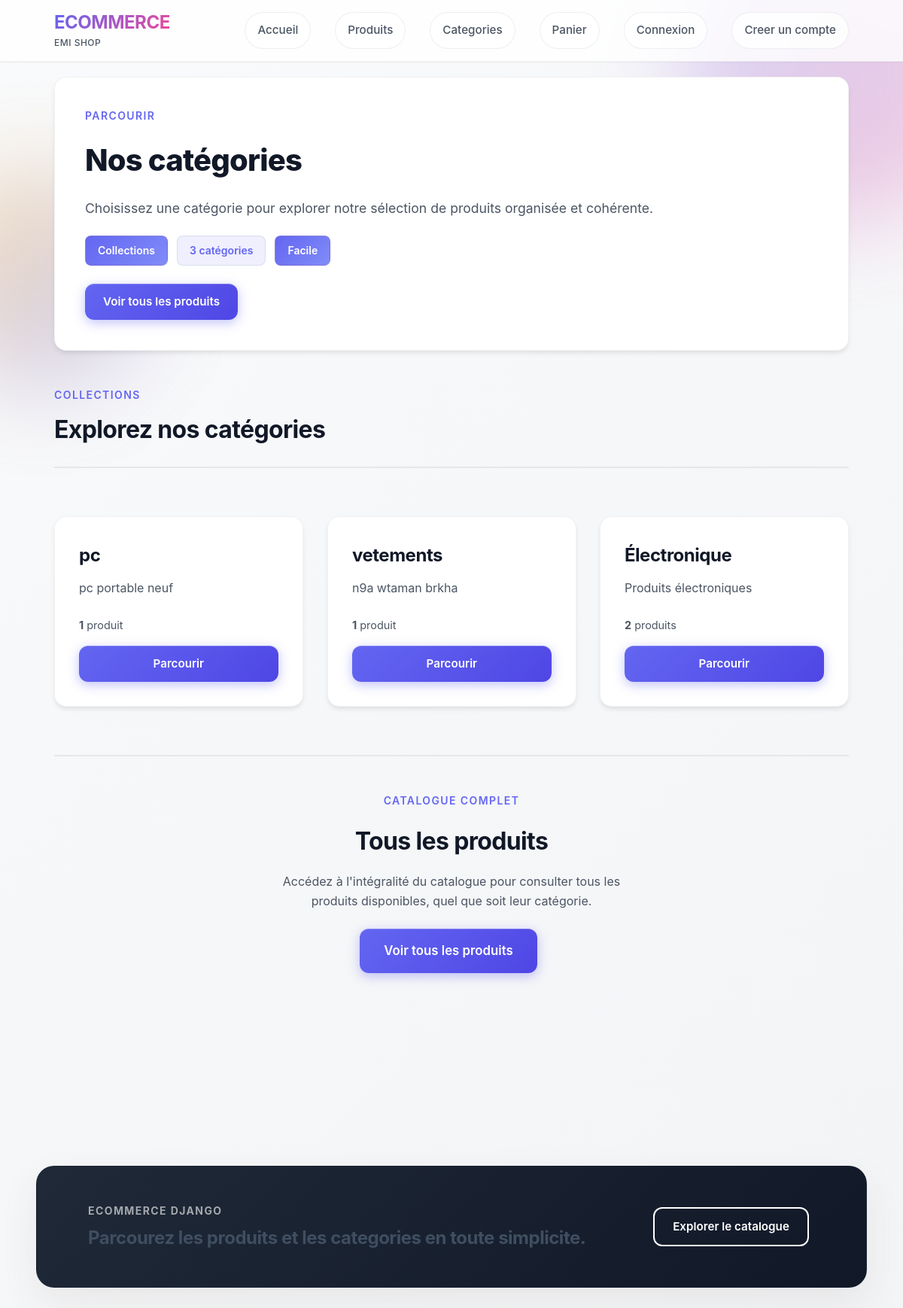
Page /products/categories/ on the committed database.
### products/models.py (models this page shows, shortened)
class Category(models.Model):
    name = models.CharField(max_length=100, unique=True)
    description = models.TextField(blank=True)
    created_at = models.DateTimeField(auto_now_add=True)
    class Meta:
        verbose_name_plural = "Categories"

### products/views.py (the view)
# urls.py: path("categories/", views.category_list, name="category_list"),
def category_list(request):
    categories = Category.objects.order_by("name")
    return render(request, "category_list.html", {"categories": categories})

### products/context_processors.py (called while the page is built)
def cart_summary(request):
    cart = Cart(request)
    return {
        "cart_items_count": cart.total_quantity,
    }

### products/services.py (called while the page is built)
    def __len__(self):
        return sum(int(quantity) for quantity in self.cart.values())

    @property
    def total_quantity(self):
        return len(self)

### products/templates/category_list.html (shortened to what this page needs)
{% extends 'base.html' %}
{% block content %}
<div class="container mt-4">
    <div class="hero-card mb-4">
        <p class="eyebrow">Parcourir</p>
        <h1>Nos catégories</h1>
        <p class="lead">Choisissez une catégorie pour explorer notre sélection de produits organisée et cohérente.</p>
        <div class="hero-pills">
            <span class="pill">Collections</span>
            <span class="pill pill-soft">{{ categories|length }} catégorie{{ categories|length|pluralize }}</span>
            <span class="pill">Facile</span>
        </div>
        <p style="margin-top: 1.5rem;">
            <a class="btn btn-primary" href="{% url 'product_list' %}">Voir tous les produits</a>
        </p>
    </div>
    {% if categories %}
        <section style="margin: 3rem 0;">
            <div class="section-heading">
                <div>
                    <p class="eyebrow">Collections</p>
                    <h2>Explorez nos catégories</h2>
                </div>
            </div>
            <div class="feature-strip">
                {% for category in categories %}
                    <article class="feature-card">
                        <h2>{{ category.name }}</h2>
                        <p>{{ category.description|default:"Découvrez notre sélection de produits pour cette catégorie." }}</p>
                        <p style="margin-top: 1.5rem; font-size: 0.9rem; color: var(--text-secondary);">
                            <strong>{{ category.products.count }}</strong> produit{{ category.products.count|pluralize }}
                        </p>
                        <p style="margin-top: 1rem;">
                            <a class="btn btn-primary" style="width: 100%; text-align: center;" href="{% url 'category_detail' category.id %}">Parcourir</a>
                        </p>
                    </article>
                {% endfor %}
            </div>
        </section>
        <section style="text-align: center; margin: 4rem 0; padding: 3rem; border-top: 2px solid var(--neutral-200);">
            <p class="eyebrow">Catalogue complet</p>
            <h2 style="font-size: 2rem; margin: 1rem 0;">Tous les produits</h2>
            <p style="color: var(--text-secondary); margin-bottom: 1.5rem; max-width: 500px; margin-left: auto; margin-right: auto;">Accédez à l'intégralité du catalogue pour consulter tous les produits disponibles, quel que soit leur catégorie.</p>
            <a class="btn btn-primary btn-lg" href="{% url 'product_list' %}">Voir tous les produits</a>
        </section>
    {% else %}
        <div class="empty-state">
            <h3 style="color: var(--primary-color); margin-bottom: 1rem;">📂 Aucune catégorie</h3>
            <p>Les catégories seront bientôt disponibles.</p>
            <a class="btn btn-primary" href="{% url 'product_list' %}">Voir les produits</a>
        </div>
    {% endif %}
</div>
{% endblock %}

### static/css/styles.css (style rules this page uses)
:root { --primary-color: #6366f1; --primary-light: #818cf8; --primary-dark: #4f46e5; --secondary-color: #ec4899; --accent-color: #f59e0b; --success-color: #10b981; --warning-color: #f97316; --danger-color: #ef4444; --neutral-50: #f9fafb; --neutral-100: #f3f4f6; --neutral-200: #e5e7eb; --neutral-300: #d1d5db; --neutral-400: #9ca3af; --neutral-500: #6b7280; --neutral-600: #4b5563; --neutral-700: #374151; --neutral-800: #1f2937; --neutral-900: #111827; --text-primary: var(--neutral-900); --text-secondary: var(--neutral-600); --text-light: var(--neutral-500); --border-radius-sm: 8px; --border-radius-md: 12px; --border-radius-lg: 16px; --border-radius-xl: 20px; --shadow-sm: 0 1px 2px 0 rgba(0, 0, 0, 0.05); --shadow-md: 0 4px 6px -1px rgba(0, 0, 0, 0.1); --shadow-lg: 0 10px 15px -3px rgba(0, 0, 0, 0.1); --shadow-xl: 0 20px 25px -5px rgba(0, 0, 0, 0.1); --shadow-2xl: 0 25px 50px -12px rgba(0, 0, 0, 0.15); --transition-fast: 150ms ease-in-out; --transition-base: 200ms ease-in-out; --transition-slow: 300ms ease-in-out; }
* { margin: 0; padding: 0; box-sizing: border-box; }
html { scroll-behavior: smooth; }
body { font-family: -apple-system, BlinkMacSystemFont, 'Segoe UI', 'Roboto', 'Helvetica Neue', Arial, sans-serif; background-color: var(--neutral-50); color: var(--text-primary); line-height: 1.6; font-size: 16px; }
.container { max-width: 1200px; margin: 0 auto; padding: 0 1.5rem; }
.eyebrow { font-size: 0.875rem; font-weight: 600; text-transform: uppercase; letter-spacing: 0.1em; color: var(--primary-color); }
.hero-pills { display: flex; gap: 0.75rem; flex-wrap: wrap; align-items: center; }
.pill { display: inline-flex; align-items: center; gap: 0.5rem; padding: 0.5rem 1rem; background: linear-gradient(135deg, var(--primary-color) 0%, var(--primary-light) 100%); color: white; border-radius: var(--border-radius-sm); font-size: 0.875rem; font-weight: 600; }
.pill-soft { background: rgba(99, 102, 241, 0.1); color: var(--primary-color); }
.hero-card { background: white; padding: 2.5rem; border-radius: var(--border-radius-lg); box-shadow: var(--shadow-md); border: 1px solid rgba(0, 0, 0, 0.05); margin-bottom: 2rem; }
.hero-card h1 { font-size: 2.5rem; font-weight: 800; margin: 1rem 0; color: var(--text-primary); }
.hero-card .lead { color: var(--text-secondary); margin: 1rem 0; }
.feature-strip { display: grid; grid-template-columns: repeat(3, 1fr); gap: 2rem; margin: 4rem 0; }
.feature-card { background: white; padding: 2rem; border-radius: var(--border-radius-lg); box-shadow: var(--shadow-md); border: 1px solid rgba(0, 0, 0, 0.05); transition: all var(--transition-base); }
.feature-card h2 { font-size: 1.5rem; margin-bottom: 0.75rem; color: var(--text-primary); }
.feature-card p { color: var(--text-secondary); line-height: 1.6; }
.btn { display: inline-flex; align-items: center; justify-content: center; gap: 0.5rem; padding: 0.75rem 1.5rem; border: none; border-radius: var(--border-radius-md); font-weight: 600; font-size: 0.95rem; cursor: pointer; text-decoration: none; transition: all var(--transition-base); text-transform: none; letter-spacing: 0; white-space: nowrap; position: relative; overflow: hidden; }
.btn::before { content: ''; position: absolute; inset: 0; background: radial-gradient(circle at 50% 50%, rgba(255, 255, 255, 0.3), transparent); opacity: 0; transition: opacity var(--transition-base); }
.btn-primary { background: linear-gradient(135deg, var(--primary-color) 0%, var(--primary-dark) 100%); color: white; box-shadow: 0 4px 15px rgba(99, 102, 241, 0.4), inset 0 1px 0 rgba(255, 255, 255, 0.2); }
.btn-lg { padding: 1rem 2rem; font-size: 1.05rem; border-radius: var(--border-radius-md); }
.section-heading { display: flex; justify-content: space-between; align-items: end; gap: 1.5rem; flex-wrap: wrap; }
.section-heading h2 { font-size: 2rem; margin: 0.75rem 0 0; }
.feature-card { animation: scaleIn 0.6s ease-out; }
.feature-card:nth-child(2) { animation-delay: 0.1s; }
.feature-card:nth-child(3) { animation-delay: 0.2s; }
.section-heading { display: flex; justify-content: space-between; align-items: flex-end; gap: 2rem; margin-bottom: 2rem; padding-bottom: 1.5rem; border-bottom: 2px solid var(--neutral-200); }
.section-heading h2 { font-size: 2rem; margin: 0.5rem 0 0 0; color: var(--text-primary); }
.section-heading .eyebrow { margin-bottom: 0; }

### rows in the picture
Category: name "pc", description "pc portable neuf", products.count "1"
Category: name "vetements", description "n9a wtaman brkha", products.count "1"
Category: name "Électronique", description "Produits électroniques", products.count "2"

### other values in the picture
{{ categories|length }} "3"
